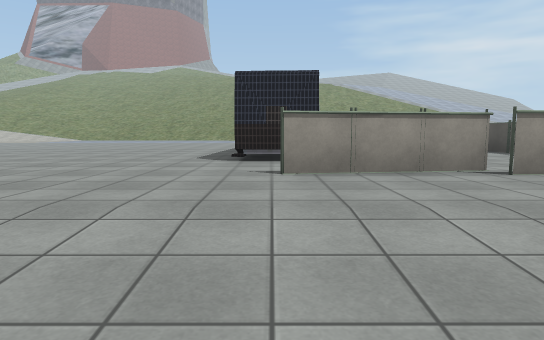
View 1 (above)

24 first-person views from a walk through a Unity game level. The camera is 1.3 m above the floor, tilts 6° down and sees 75° across. The floor is counted in squares, 2 m on a side. Each view is taken from the middle of a square. On the plan, view 1 faces up. The plan holds only what a view shows up to about 10 squares ahead; the rest is blank. The place goes on beyond the plan. Some surface patterns are stand-ins.

View 2
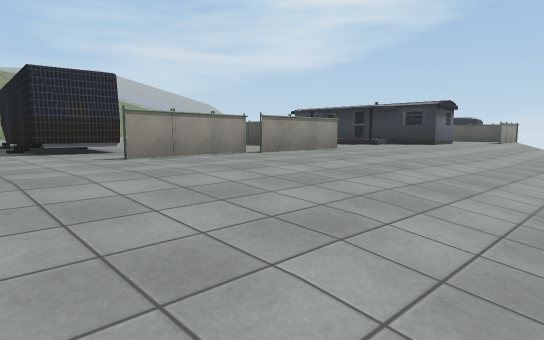

View 3
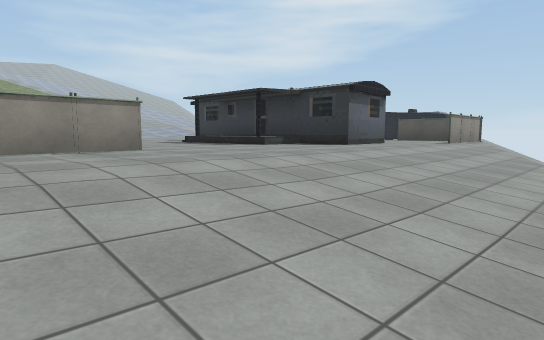

View 4
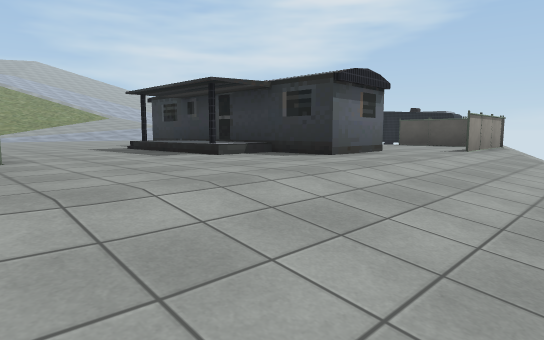

View 5
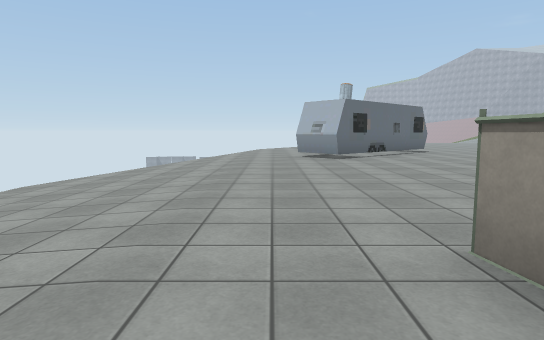

View 6
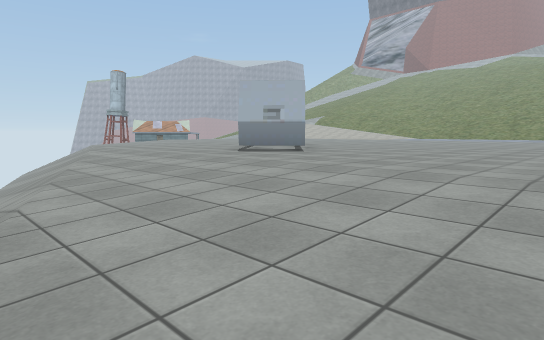

View 7
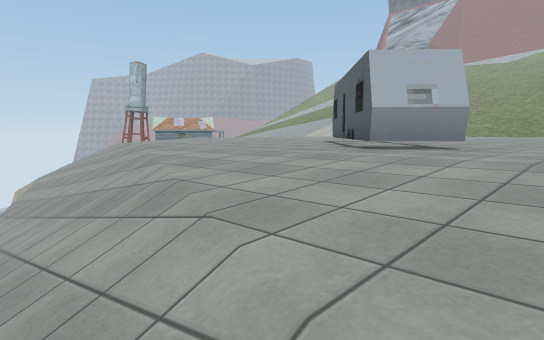

View 8
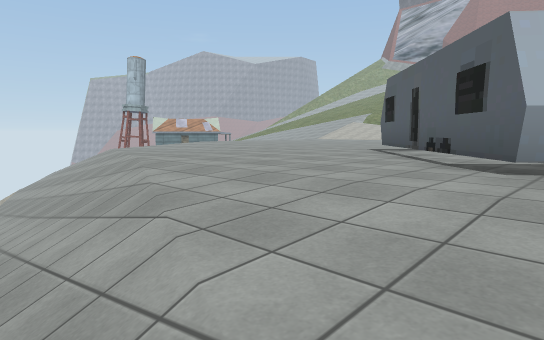

View 9
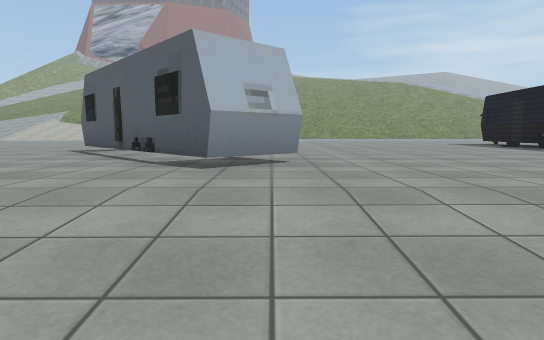

View 10
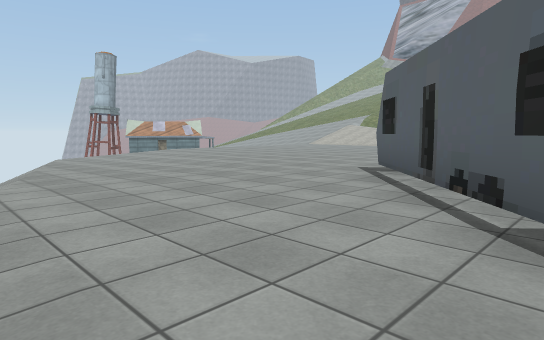

View 11
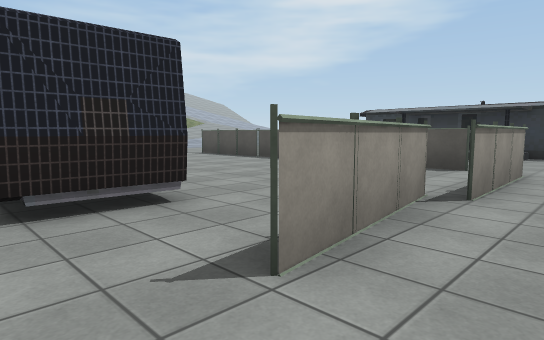

View 12
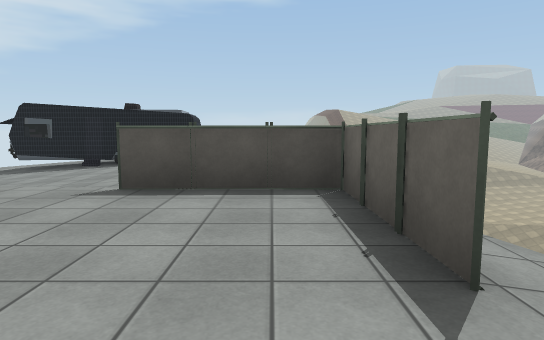

View 13
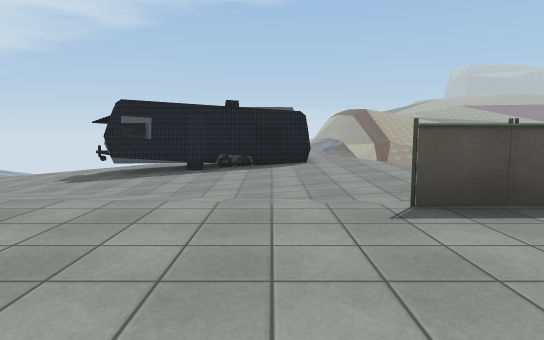

View 14
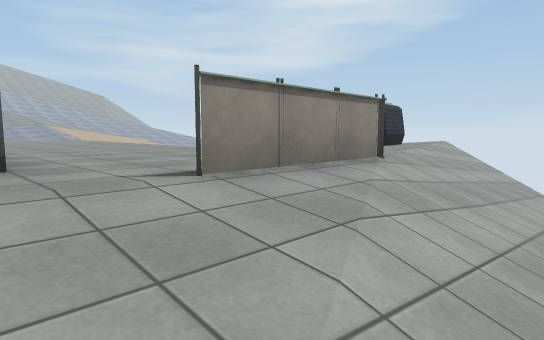

View 15
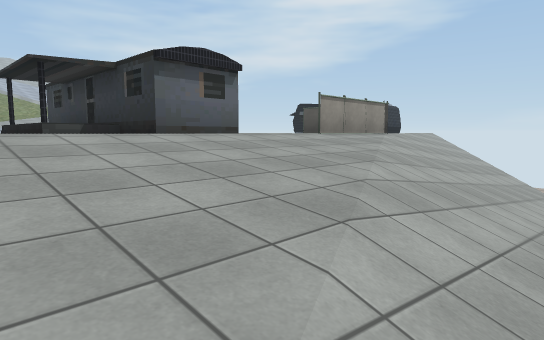

View 16
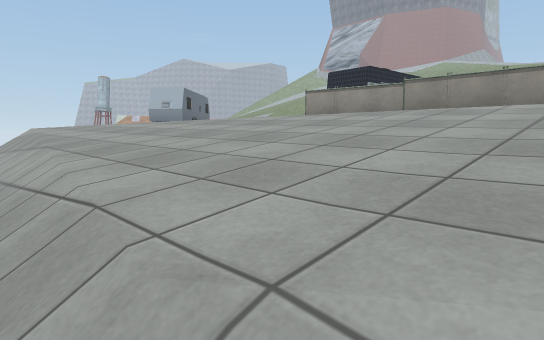

View 17
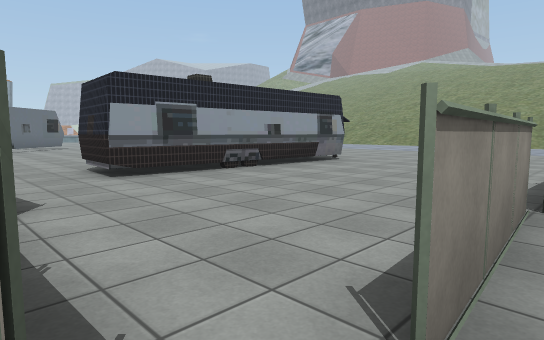

View 18
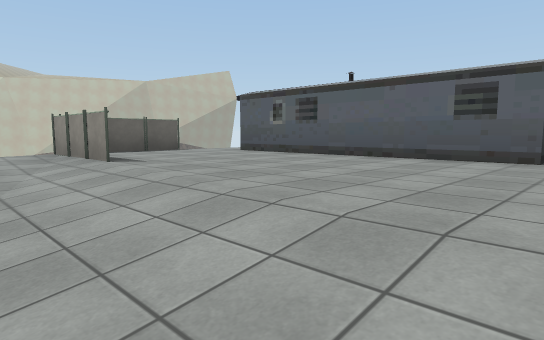

View 19
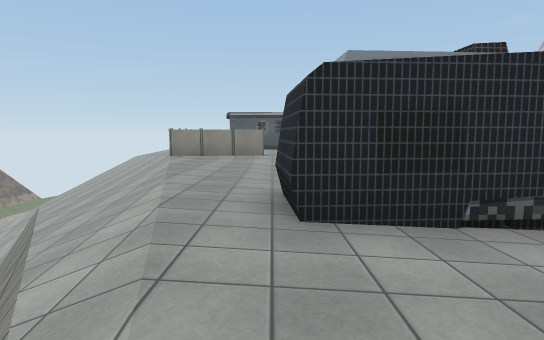

View 20
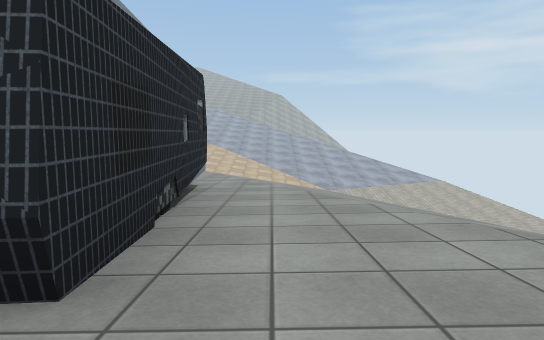

View 21
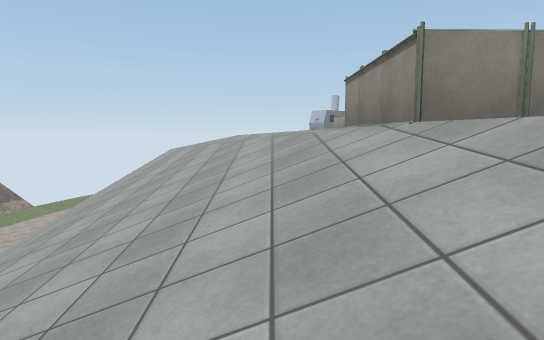

View 22
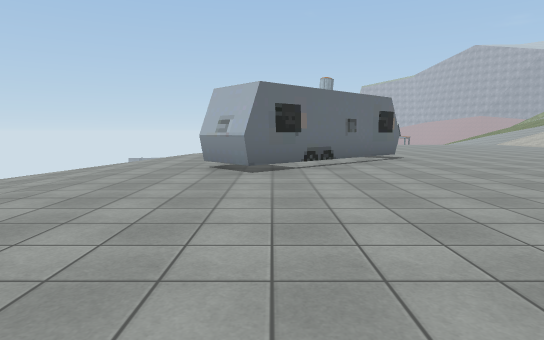

View 23
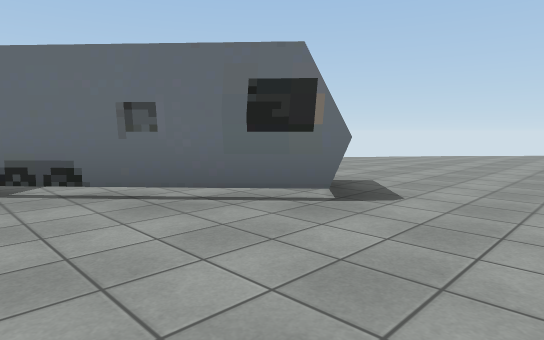

View 24
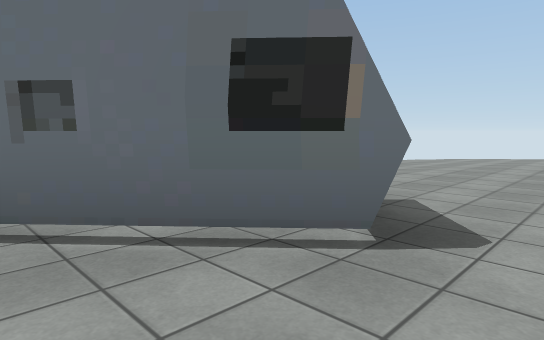

### Floor plan
Key: @ floor where view 1 was taken; # wall or solid block; . main floor; : floor 0.75 m higher than the main floor; - floor 0.75 m lower than the main floor; / step, stairs or slope; v drop or lower ground; O other object.
Columns run from 19 left of view 1 to 25 right of it. Each row starts with its distance up from view 1.
 10      ..............##....O...   ........##.-/
  9   .................##....O...##.........##../
  8 .........#.........##....O.. ##.........##../
  7 .........##........#....O..#:##.........##...
  6 ..........##.......#.....O..:##.........##...
  5 ..........###............O..:##.........##...
  4 //.........##......OOOOOO....##...O......./v
  3  ////.............................O...////v
  2  ///////........................OOO/////v
  1  vv////////.....................///////
  0      v///////......@..........///////##
 -1           //////........----////////#/
 -2                 /////-----///////////
 -3                      /////  /////
 -4                             ////

Positions as (right, up) in squares from view 1, and headings:
1: (0, 0), facing up
2: (-2, -1), facing up-right
3: (3, -1), facing up-right
4: (5, 0), facing up-right
5: (2, 3), facing left
6: (-2, -1), facing up-left
7: (-5, -1), facing up-left
8: (-7, 0), facing up-left
9: (-7, 0), facing up
10: (-8, 2), facing up-left
11: (-1, 3), facing up-right
12: (11, 3), facing right
13: (12, 6), facing right
14: (11, 0), facing up-right
15: (7, -2), facing up-right
16: (6, -3), facing up-left
17: (6, 4), facing up-left
18: (17, 10), facing down-left
19: (25, 5), facing left
20: (23, 4), facing up
21: (18, 1), facing left
22: (-1, 5), facing left
23: (-7, 10), facing down-left
24: (-8, 9), facing down-left
